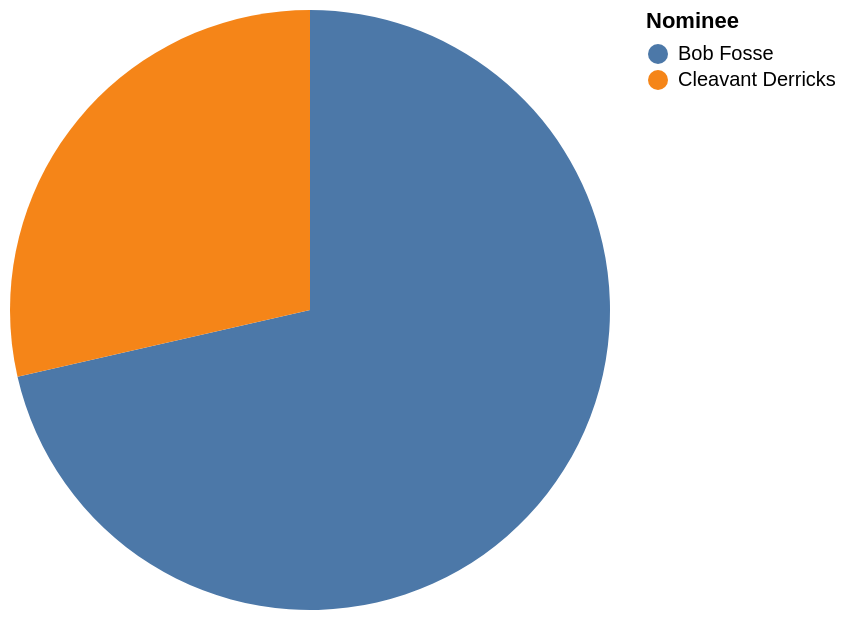

Express this chart as Vega-Lite.
### Vega-Lite specification from a JSON file in a GitHub repository (floating-point values rounded to 4 significant figures)
{"data": {"values": [{"x_data": "Bob Fosse", "y_data": 5}, {"x_data": "Cleavant Derricks", "y_data": 2}]}, "mark": "arc", "encoding": {"theta": {"field": "y_data", "type": "quantitative", "title": "COUNT(*)"}, "color": {"field": "x_data", "type": "nominal", "title": "Nominee"}}}
